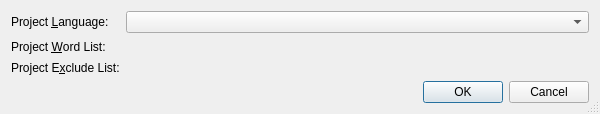
<?xml version="1.0" encoding="UTF-8"?>
<ui version="4.0">
 <class>SpellingPropertiesDialog</class>
 <widget class="QDialog" name="SpellingPropertiesDialog">
  <property name="geometry">
   <rect>
    <x>0</x>
    <y>0</y>
    <width>600</width>
    <height>114</height>
   </rect>
  </property>
  <property name="windowTitle">
   <string>Spelling Properties</string>
  </property>
  <property name="sizeGripEnabled">
   <bool>true</bool>
  </property>
  <layout class="QGridLayout" name="gridLayout">
   <item row="0" column="0">
    <widget class="QLabel" name="textLabel1_3">
     <property name="text">
      <string>Project &amp;Language:</string>
     </property>
     <property name="buddy">
      <cstring>spellingComboBox</cstring>
     </property>
    </widget>
   </item>
   <item row="0" column="1">
    <widget class="QComboBox" name="spellingComboBox">
     <property name="toolTip">
      <string>Select the project's language</string>
     </property>
    </widget>
   </item>
   <item row="1" column="0">
    <widget class="QLabel" name="label">
     <property name="text">
      <string>Project &amp;Word List:</string>
     </property>
     <property name="buddy">
      <cstring>pwlPicker</cstring>
     </property>
    </widget>
   </item>
   <item row="1" column="1">
    <widget class="E5PathPicker" name="pwlPicker" native="true">
     <property name="sizePolicy">
      <sizepolicy hsizetype="Expanding" vsizetype="Preferred">
       <horstretch>0</horstretch>
       <verstretch>0</verstretch>
      </sizepolicy>
     </property>
     <property name="focusPolicy">
      <enum>Qt::StrongFocus</enum>
     </property>
     <property name="toolTip">
      <string>Enter the filename of the project word list</string>
     </property>
    </widget>
   </item>
   <item row="2" column="0">
    <widget class="QLabel" name="label_2">
     <property name="text">
      <string>Project E&amp;xclude List:</string>
     </property>
     <property name="buddy">
      <cstring>pelPicker</cstring>
     </property>
    </widget>
   </item>
   <item row="2" column="1">
    <widget class="E5PathPicker" name="pelPicker" native="true">
     <property name="sizePolicy">
      <sizepolicy hsizetype="Expanding" vsizetype="Preferred">
       <horstretch>0</horstretch>
       <verstretch>0</verstretch>
      </sizepolicy>
     </property>
     <property name="focusPolicy">
      <enum>Qt::StrongFocus</enum>
     </property>
     <property name="toolTip">
      <string>Enter the filename of the project exclude list</string>
     </property>
    </widget>
   </item>
   <item row="3" column="0" colspan="2">
    <widget class="QDialogButtonBox" name="buttonBox">
     <property name="orientation">
      <enum>Qt::Horizontal</enum>
     </property>
     <property name="standardButtons">
      <set>QDialogButtonBox::Cancel|QDialogButtonBox::Ok</set>
     </property>
    </widget>
   </item>
  </layout>
 </widget>
 <customwidgets>
  <customwidget>
   <class>E5PathPicker</class>
   <extends>QWidget</extends>
   <header>E5Gui/E5PathPicker.h</header>
   <container>1</container>
  </customwidget>
 </customwidgets>
 <tabstops>
  <tabstop>spellingComboBox</tabstop>
  <tabstop>buttonBox</tabstop>
 </tabstops>
 <resources/>
 <connections>
  <connection>
   <sender>buttonBox</sender>
   <signal>accepted()</signal>
   <receiver>SpellingPropertiesDialog</receiver>
   <slot>accept()</slot>
   <hints>
    <hint type="sourcelabel">
     <x>222</x>
     <y>171</y>
    </hint>
    <hint type="destinationlabel">
     <x>157</x>
     <y>186</y>
    </hint>
   </hints>
  </connection>
  <connection>
   <sender>buttonBox</sender>
   <signal>rejected()</signal>
   <receiver>SpellingPropertiesDialog</receiver>
   <slot>reject()</slot>
   <hints>
    <hint type="sourcelabel">
     <x>290</x>
     <y>177</y>
    </hint>
    <hint type="destinationlabel">
     <x>286</x>
     <y>186</y>
    </hint>
   </hints>
  </connection>
 </connections>
</ui>
